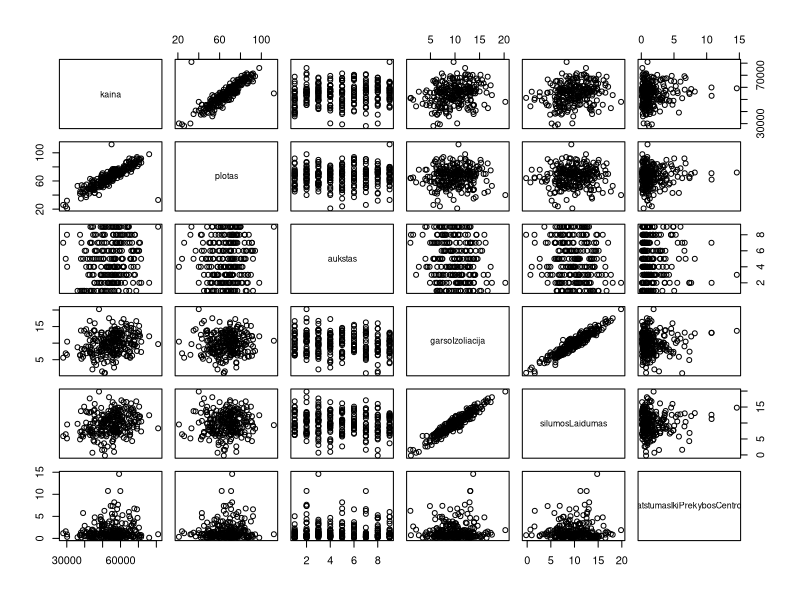

The R source for this figure:
## ---- chunk 1
setwd("~/Desktop")
getwd()
library(car) #reikalinga biblioteka dirbant
data=read.csv2("data.txt") #nuskaitome duomenis
attach(data)

plot(data)
#grafike matome,kad garso izoliacija ir silumos laidumas koreliuoja

#tikriname korialiacija
cor(garsoIzoliacija,silumosLaidumas) #0.953, tai rodo,kad kintamieji vienas nuo kito labai priklausomi

## ---- chunk 2
#sudaromas modelis su visais kintamaisiais
mod1=lm(kaina~ plotas+aukstas+garsoIzoliacija+silumosLaidumas+atstumasIkiPrekybosCentro)
summary(mod1)

#tikrinamas koeficientu multikolinearumas
vif(mod1) #silumos laidumo ir garso izoliacijos vif>10, tai rodo multikolinearuma

#sudaromas antras modelis ismetus garso izoliacija
mod2=lm(kaina~ plotas+aukstas+silumosLaidumas+atstumasIkiPrekybosCentro)
summary(mod2) 

#sudaromas modelis ismetus silumos laiduma
mod3=lm(kaina~ plotas+aukstas+garsoIzoliacija+atstumasIkiPrekybosCentro)
summary(mod3)

#abiems modeliams atstumas iki prekybos centro yra nereiksmingas(p-value>0.05),kuriami nauji modeliai ismetus atstumo iki prekybos centro kintamaji
mod4=lm(kaina~plotas+aukstas+silumosLaidumas)
mod5=lm(kaina~plotas+aukstas+garsoIzoliacija)

#tikrinam kuris modelis yra geresnis
AIC(mod4)
AIC(mod5)
#akaikes koeficientas parodo,kad mod5 yra geresnis

#toliau dirbsime su mod5
summary(mod5) #visi kintamieji reiksmingi

## ---- chunk 3

#ieskomos mod5 modelio isskirtys
outlierTest(mod5) #jos yra 253,254 eilutese
data1=data[-c(253,254),] #panaikinamos paskutines eilutes su isskirtimis

#sudaromas modelis be isskirciu
mod6=lm(kaina~plotas+aukstas+garsoIzoliacija, data=data1)
summary(mod6)

#mod6 yra geriausias modelis gautas is visu duomenu
#tikrinam mod6 heteroskedastiskuma
ncvTest(mod6) #p-value =0.156 > 0.05 nera heteraskedastiskumo

#tikrinam mod6 autokoreliacija
durbinWatsonTest(mod6) #p-value=0.334 >0.05 autokoreliacijos nera


